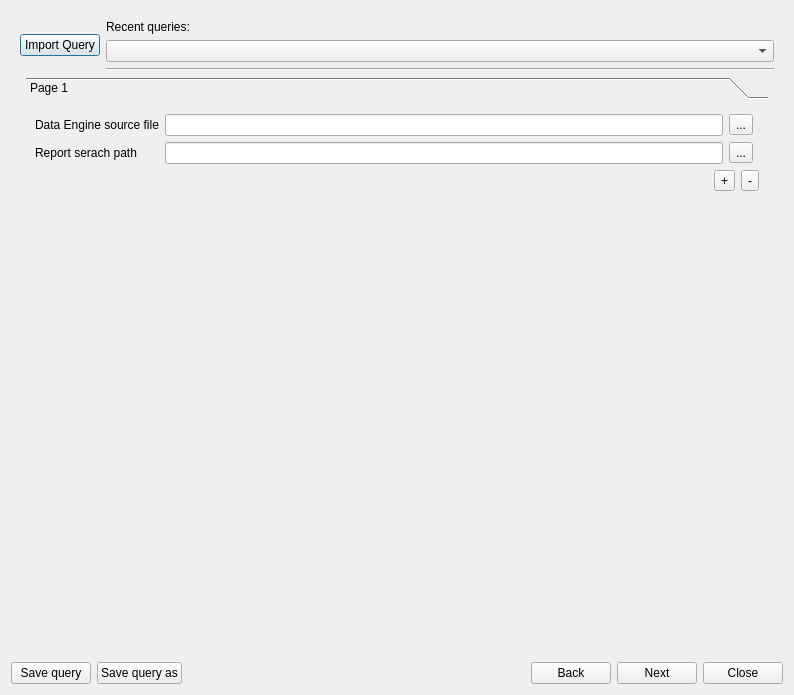
<?xml version="1.0" encoding="UTF-8"?>
<ui version="4.0">
 <class>ReportHistoryQuery</class>
 <widget class="QDialog" name="ReportHistoryQuery">
  <property name="geometry">
   <rect>
    <x>0</x>
    <y>0</y>
    <width>794</width>
    <height>695</height>
   </rect>
  </property>
  <property name="windowTitle">
   <string>Query report history</string>
  </property>
  <layout class="QGridLayout" name="gridLayout">
   <item row="5" column="0" colspan="2">
    <widget class="QStackedWidget" name="stk_report_history">
     <property name="currentIndex">
      <number>0</number>
     </property>
     <widget class="QWidget" name="page_2">
      <layout class="QGridLayout" name="gridLayout_5">
       <item row="0" column="0" colspan="3">
        <layout class="QHBoxLayout" name="horizontalLayout_5">
         <item>
          <widget class="QPushButton" name="btn_import">
           <property name="sizePolicy">
            <sizepolicy hsizetype="Maximum" vsizetype="Fixed">
             <horstretch>0</horstretch>
             <verstretch>0</verstretch>
            </sizepolicy>
           </property>
           <property name="text">
            <string>Import Query</string>
           </property>
          </widget>
         </item>
         <item>
          <layout class="QVBoxLayout" name="verticalLayout">
           <item>
            <widget class="QLabel" name="label_2">
             <property name="text">
              <string>Recent queries:</string>
             </property>
            </widget>
           </item>
           <item>
            <widget class="QComboBox" name="cmb_query_recent"/>
           </item>
           <item>
            <widget class="Line" name="line">
             <property name="orientation">
              <enum>Qt::Horizontal</enum>
             </property>
            </widget>
           </item>
          </layout>
         </item>
        </layout>
       </item>
       <item row="1" column="1">
        <widget class="QToolBox" name="tb_queries">
         <property name="cursor">
          <cursorShape>ArrowCursor</cursorShape>
         </property>
         <property name="currentIndex">
          <number>0</number>
         </property>
         <widget class="QWidget" name="page_5">
          <property name="geometry">
           <rect>
            <x>0</x>
            <y>0</y>
            <width>746</width>
            <height>543</height>
           </rect>
          </property>
          <attribute name="label">
           <string>Page 1</string>
          </attribute>
          <layout class="QGridLayout" name="gridLayout_6">
           <item row="5" column="2">
            <spacer name="verticalSpacer">
             <property name="orientation">
              <enum>Qt::Vertical</enum>
             </property>
             <property name="sizeHint" stdset="0">
              <size>
               <width>20</width>
               <height>40</height>
              </size>
             </property>
            </spacer>
           </item>
           <item row="4" column="1" colspan="3">
            <layout class="QHBoxLayout" name="horizontalLayout_7">
             <item>
              <spacer name="horizontalSpacer_4">
               <property name="orientation">
                <enum>Qt::Horizontal</enum>
               </property>
               <property name="sizeHint" stdset="0">
                <size>
                 <width>40</width>
                 <height>20</height>
                </size>
               </property>
              </spacer>
             </item>
             <item>
              <widget class="QToolButton" name="btn_query_add">
               <property name="text">
                <string>+</string>
               </property>
              </widget>
             </item>
             <item>
              <widget class="QToolButton" name="btn_query_del">
               <property name="text">
                <string>-</string>
               </property>
              </widget>
             </item>
            </layout>
           </item>
           <item row="0" column="1">
            <widget class="QLineEdit" name="lineEdit_2"/>
           </item>
           <item row="2" column="1">
            <widget class="QLineEdit" name="lineEdit"/>
           </item>
           <item row="2" column="0">
            <widget class="QLabel" name="label">
             <property name="text">
              <string>Report serach path</string>
             </property>
            </widget>
           </item>
           <item row="0" column="0">
            <widget class="QLabel" name="label_3">
             <property name="text">
              <string>Data Engine source file</string>
             </property>
            </widget>
           </item>
           <item row="2" column="2">
            <widget class="QToolButton" name="toolButton">
             <property name="text">
              <string>...</string>
             </property>
            </widget>
           </item>
           <item row="0" column="2">
            <widget class="QToolButton" name="toolButton_2">
             <property name="text">
              <string>...</string>
             </property>
            </widget>
           </item>
          </layout>
         </widget>
        </widget>
       </item>
      </layout>
     </widget>
     <widget class="QWidget" name="page_3">
      <layout class="QGridLayout" name="gridLayout_2">
       <item row="0" column="0">
        <widget class="QSplitter" name="splitter">
         <property name="orientation">
          <enum>Qt::Horizontal</enum>
         </property>
         <widget class="QWidget" name="layoutWidget">
          <layout class="QVBoxLayout" name="verticalLayout_3">
           <item>
            <widget class="QLabel" name="label_4">
             <property name="text">
              <string>SELECT:</string>
             </property>
            </widget>
           </item>
           <item>
            <widget class="QLabel" name="lbl_select_explain">
             <property name="text">
              <string>Explainary Text:</string>
             </property>
             <property name="wordWrap">
              <bool>true</bool>
             </property>
            </widget>
           </item>
           <item>
            <widget class="QTreeWidget" name="tree_query_fields">
             <property name="columnCount">
              <number>2</number>
             </property>
             <column>
              <property name="text">
               <string notr="true">Field name</string>
              </property>
             </column>
             <column>
              <property name="text">
               <string notr="true">Field type</string>
              </property>
             </column>
            </widget>
           </item>
           <item>
            <layout class="QHBoxLayout" name="horizontalLayout_6">
             <item>
              <spacer name="horizontalSpacer_5">
               <property name="orientation">
                <enum>Qt::Horizontal</enum>
               </property>
               <property name="sizeHint" stdset="0">
                <size>
                 <width>40</width>
                 <height>20</height>
                </size>
               </property>
              </spacer>
             </item>
             <item>
              <widget class="QToolButton" name="toolButton_3">
               <property name="layoutDirection">
                <enum>Qt::LeftToRight</enum>
               </property>
               <property name="text">
                <string>-&gt;</string>
               </property>
               <property name="arrowType">
                <enum>Qt::NoArrow</enum>
               </property>
              </widget>
             </item>
            </layout>
           </item>
          </layout>
         </widget>
         <widget class="QWidget" name="layoutWidget">
          <layout class="QVBoxLayout" name="verticalLayout_2">
           <item>
            <widget class="QLabel" name="label_5">
             <property name="text">
              <string>WHERE:</string>
             </property>
            </widget>
           </item>
           <item>
            <layout class="QHBoxLayout" name="horizontalLayout_3">
             <item>
              <widget class="QLabel" name="lbl_where_explain">
               <property name="text">
                <string>Explainary Text:</string>
               </property>
               <property name="wordWrap">
                <bool>true</bool>
               </property>
              </widget>
             </item>
             <item>
              <spacer name="horizontalSpacer_2">
               <property name="orientation">
                <enum>Qt::Horizontal</enum>
               </property>
               <property name="sizeHint" stdset="0">
                <size>
                 <width>40</width>
                 <height>20</height>
                </size>
               </property>
              </spacer>
             </item>
            </layout>
           </item>
           <item>
            <widget class="QToolBox" name="tb_where">
             <property name="currentIndex">
              <number>0</number>
             </property>
             <widget class="QWidget" name="page">
              <property name="geometry">
               <rect>
                <x>0</x>
                <y>0</y>
                <width>388</width>
                <height>499</height>
               </rect>
              </property>
              <attribute name="label">
               <string>Page 1</string>
              </attribute>
              <layout class="QGridLayout" name="gridLayout_4">
               <item row="0" column="0">
                <widget class="QPlainTextEdit" name="plainTextEdit"/>
               </item>
              </layout>
             </widget>
             <widget class="QWidget" name="page_6">
              <property name="geometry">
               <rect>
                <x>0</x>
                <y>0</y>
                <width>100</width>
                <height>30</height>
               </rect>
              </property>
              <attribute name="label">
               <string>Page 2</string>
              </attribute>
             </widget>
            </widget>
           </item>
           <item>
            <layout class="QHBoxLayout" name="horizontalLayout">
             <item>
              <spacer name="horizontalSpacer_6">
               <property name="orientation">
                <enum>Qt::Horizontal</enum>
               </property>
               <property name="sizeHint" stdset="0">
                <size>
                 <width>40</width>
                 <height>20</height>
                </size>
               </property>
              </spacer>
             </item>
             <item>
              <widget class="QToolButton" name="btn_where_del">
               <property name="text">
                <string>-</string>
               </property>
              </widget>
             </item>
            </layout>
           </item>
          </layout>
         </widget>
        </widget>
       </item>
      </layout>
     </widget>
     <widget class="QWidget" name="page_4">
      <layout class="QGridLayout" name="gridLayout_3">
       <item row="1" column="1">
        <layout class="QHBoxLayout" name="horizontalLayout_4">
         <item>
          <spacer name="horizontalSpacer_3">
           <property name="orientation">
            <enum>Qt::Horizontal</enum>
           </property>
           <property name="sizeHint" stdset="0">
            <size>
             <width>40</width>
             <height>20</height>
            </size>
           </property>
          </spacer>
         </item>
         <item>
          <widget class="QPushButton" name="btn_result_export">
           <property name="text">
            <string>Export data</string>
           </property>
          </widget>
         </item>
        </layout>
       </item>
       <item row="0" column="1">
        <widget class="QTableWidget" name="tableWidget">
         <property name="editTriggers">
          <set>QAbstractItemView::NoEditTriggers</set>
         </property>
         <property name="dragDropOverwriteMode">
          <bool>false</bool>
         </property>
         <property name="selectionMode">
          <enum>QAbstractItemView::SingleSelection</enum>
         </property>
         <property name="selectionBehavior">
          <enum>QAbstractItemView::SelectRows</enum>
         </property>
         <property name="sortingEnabled">
          <bool>true</bool>
         </property>
         <column>
          <property name="text">
           <string>Neue Spalte</string>
          </property>
         </column>
         <column>
          <property name="text">
           <string>Neue Spalte</string>
          </property>
         </column>
         <column>
          <property name="text">
           <string>Neue Spalte</string>
          </property>
         </column>
         <column>
          <property name="text">
           <string>Neue Spalte</string>
          </property>
         </column>
         <column>
          <property name="text">
           <string>Neue Spalte</string>
          </property>
         </column>
        </widget>
       </item>
      </layout>
     </widget>
    </widget>
   </item>
   <item row="7" column="0" colspan="2">
    <layout class="QHBoxLayout" name="horizontalLayout_2">
     <item>
      <widget class="QPushButton" name="btn_save_query">
       <property name="text">
        <string>Save query</string>
       </property>
      </widget>
     </item>
     <item>
      <widget class="QPushButton" name="btn_save_query_as">
       <property name="text">
        <string>Save query as</string>
       </property>
      </widget>
     </item>
     <item>
      <spacer name="horizontalSpacer">
       <property name="orientation">
        <enum>Qt::Horizontal</enum>
       </property>
       <property name="sizeHint" stdset="0">
        <size>
         <width>40</width>
         <height>20</height>
        </size>
       </property>
      </spacer>
     </item>
     <item>
      <widget class="QPushButton" name="btn_back">
       <property name="text">
        <string>Back</string>
       </property>
      </widget>
     </item>
     <item>
      <widget class="QPushButton" name="btn_next">
       <property name="text">
        <string>Next</string>
       </property>
      </widget>
     </item>
     <item>
      <widget class="QPushButton" name="btn_close">
       <property name="text">
        <string>Close</string>
       </property>
      </widget>
     </item>
    </layout>
   </item>
  </layout>
 </widget>
 <resources/>
 <connections/>
</ui>
